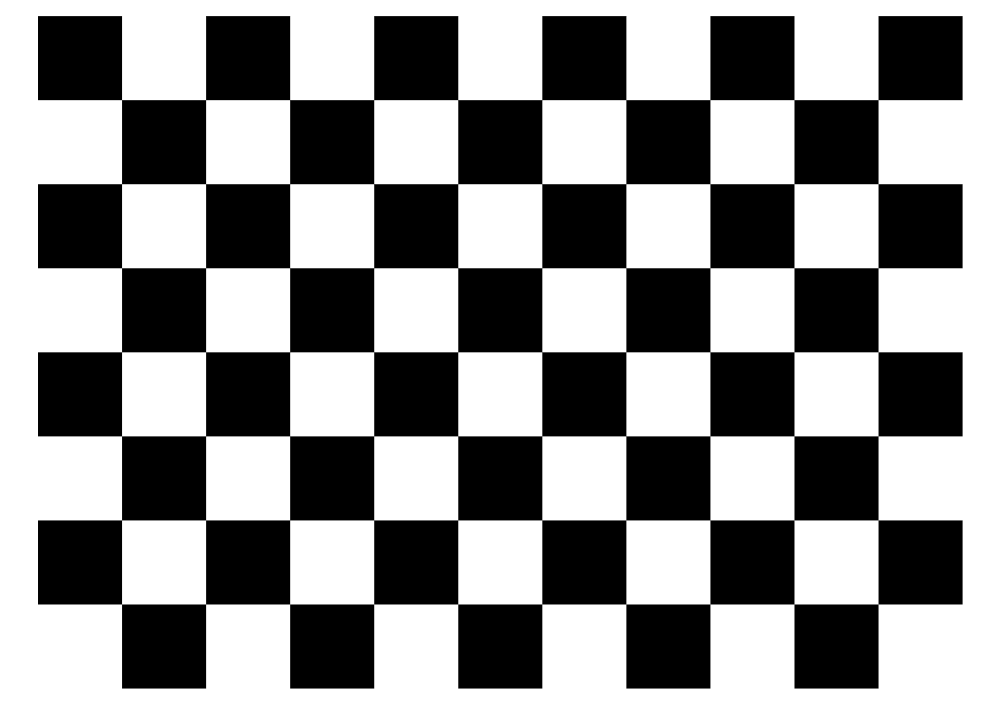
#> input picture Estimate Transformation Matrix/Estimate Homography Matrix/image.png, 1000 x 707 px
$ python estimate_homo_mat.py
#> lines starting #> are read from the running program, lines starting #| are printed output that depends on the picture
#> in foo_bar, image is the input picture: shape (707, 1000, 3); min 0, max 255, mean 142.9
### Estimate Transformation Matrix/Estimate Homography Matrix/homo.py
import numpy as np
import cv2
from numpy.linalg import inv
import math

def transform_image(image, homo_array):
	inv_homo_array = np.linalg.inv(homo_array)
	rows,columns,ch = np.shape(image)
#> rows = 707; columns = 1000; ch = 3
	new_image = np.zeros([rows,columns,ch])
	image = image.astype(int)
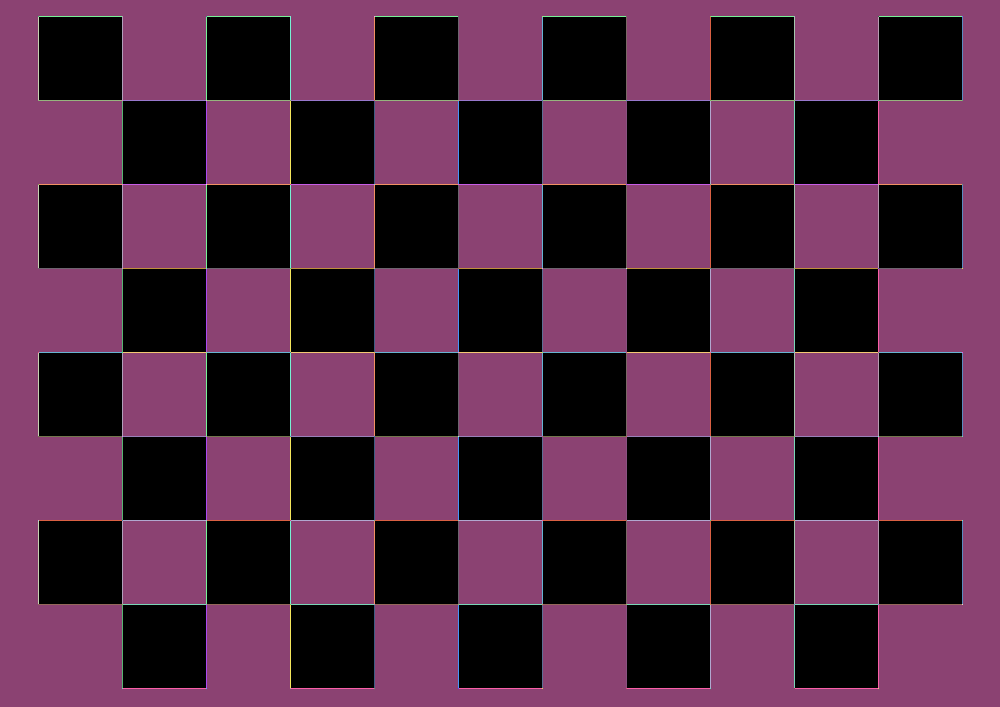
#> image: shape (707, 1000, 3) int64; 82 distinct labels, from 0 to 255; one colour per label, 0 black
	new_image = new_image.astype(int)

	#rotation
	pixel=1
	for c in range(1):
		for px in range(rows):
			for py in range(columns):
				ip_vector = np.array([px,py,1])
				ip_vector.shape=(3,1)
				op_vector = np.dot(inv_homo_array,ip_vector)
				[px_dash,py_dash,w]=op_vector
				px_dash=px_dash/w
				py_dash=py_dash/w
				#print()
				#print(op_vector)
				if np.logical_and(np.logical_and(np.logical_and(px_dash >= 0, px_dash < rows),py_dash >= 0 ),py_dash<columns):
					new_image[int(px_dash),int(py_dash),c]=image[px,py,c]
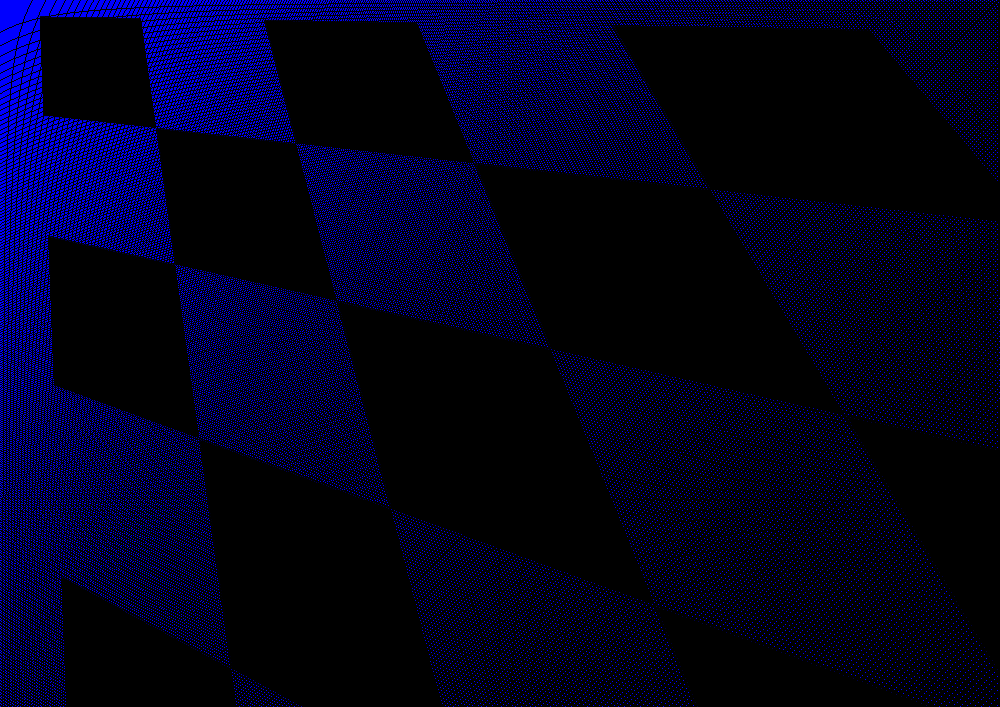
#> new_image: shape (707, 1000, 3) int64; mean of channels 0, 1, 2 29.5, 0, 0; drawn as B, G, R
					#pixel=pixel+1
					#print(pixel)
	cv2.imwrite('1.png',new_image)

def foo_bar():
	image = cv2.imread('image.png')
	# [9 lines of commented-out code are left out]
	a=1
	b=0
	c=0
	d=0
	e=1
	f=0
	g=0.001
	h=0.001
	i=1
	homo_array = np.array(((a,b,c), (d, e,f),(g,h,i)))
	transform_image(image, homo_array)

foo_bar()

### Estimate Transformation Matrix/Estimate Homography Matrix/estimate_homo_mat.py
import numpy as np
import cv2
from numpy.linalg import inv
import math
import scipy.linalg as la
import homo

def find_corres_points(inv_homo_array, points):
	corres_points = []
	for px, py in points:
		ip_vector = np.array([px,py,1])
		ip_vector.shape=(3,1)
		op_vector = np.dot(inv_homo_array,ip_vector)
		[px_dash,py_dash,w]=op_vector
		px_dash=px_dash/w
		py_dash=py_dash/w
		x = math.floor(px_dash)
		y = math.floor(py_dash)
		corres_points += [[x, y]]

	corres_points = np.asarray(corres_points)
	corres_points += 20
	# print(corres_points)
	return corres_points

def form_equations(points, corres_points):
	list_1 = []
	for i in range(len(points)):
		temp = []
		temp += [0, 0, 0]
		temp += [-points[i][0], -points[i][1], -1]
		temp += [points[i][0] * corres_points[i][1], points[i][1] * corres_points[i][1], corres_points[i][1]]
		list_1.append(temp)

	list_2 = []
	for j in range(len(points)):
		temp = []
		temp += [points[j][0], points[j][1], 1]
		temp += [0, 0, 0]
		temp += [-1 * corres_points[j][0] * points[j][0], -1 * corres_points[j][0] * points[j][1], -1 * corres_points[j][0]]
		list_2.append(temp)

	A = [None] * (len(list_1) + len(list_2))
	A[::2] = list_1
	A[1::2] = list_2
	A = np.asarray(A)
	A.reshape((len(points) * 2, 9))
	# print(A)
	return A
def using_svd(A, img):
	U, s, V_T = la.svd(A)
	V = np.transpose(V_T)
	estimated_p = V[:, -1].reshape((3, 3))
	print(estimated_p)
	exit()
	homo.transform_image(img, estimated_p)

# [4 lines of commented-out code are left out]

def main():
	img = cv2.imread('image.png')
	transformed_img = cv2.imread('bwd_map_affine.png')
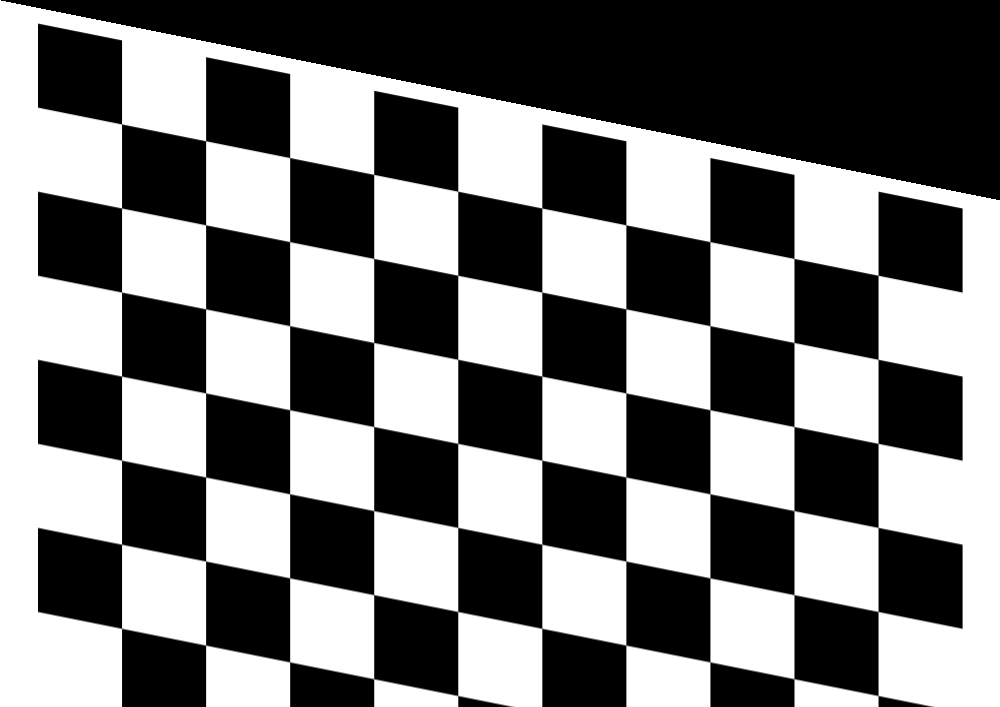
#> input picture Estimate Transformation Matrix/Estimate Affine Matrix/bwd_map_affine.png, 1000 x 707 px, found by its file name
#> transformed_img is the input picture: shape (707, 1000, 3); min 0, max 255, mean 120.4
	points = [[1, 10], [3, 40], [53, 6], [23, 30], [50, 50]]
	a=1
	b=0
	c=0
	d=0
	e=1
	f=0
	g=0.001
	h=0.001
	i=2
	homo_array = np.array(((a,b,c), (d, e,f),(g,h,i)))
	inv_homo_array = np.linalg.inv(homo_array)
	corres_points = find_corres_points(inv_homo_array, points)
	A = form_equations(points, corres_points)
	corres_points.reshape((len(points) * 2, 1))
	using_svd(A, img)

if __name__ == '__main__':
	main()
#> (the program exits here)
